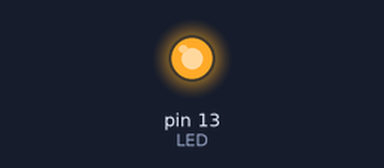
This sketch was run on a simulated Arduino Uno, built with avr-gcc and run on an emulated ATmega328P. Parts: output pins drawn as LEDs (lit = HIGH). Random numbers use the default seed unless the sketch sets one.

Above: at 0.1 s.
At 38.6 s:
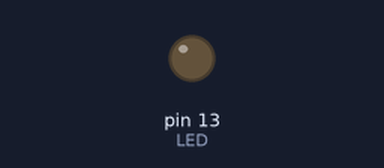
Timing chart, 0 to 40.0 s (numbered marks = the images above):
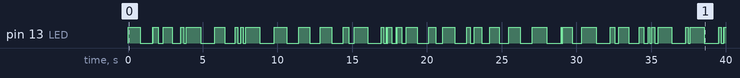

The sketch:

Blinking_Led_Random_Delay.ino
```cpp
// Example 01 : Blinking LED
//

int LED = 13;   // LED connected to// digital pin 13

int i; // Variable to hold our random value

void setup()
{
  pinMode(LED, OUTPUT);    // sets the digital pin as output
}

void loop()
{
  i = random(1, 1000);       // generate a random value every loop cycle
  digitalWrite(LED, HIGH);   // turns the LED on
  delay(i);                 // pause for the duration of i
  digitalWrite(LED, LOW);    // turns the LED off
  delay(i);                  // waits for a second the duration of i

}
```
